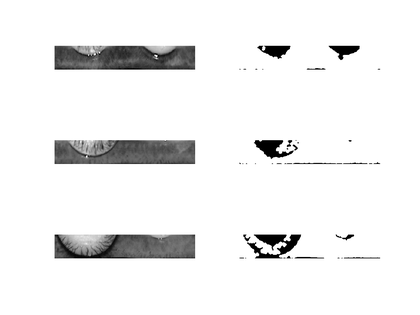
%> input picture error.png, 420 x 315 px, shrunk from 1201 x 901 before the run
$ octave --eval "result = findROI(imread('error.png'));"   (GNU Octave 9; MATLAB toolbox functions it lacks are replaced by stand-ins)
%> lines starting %> are read from the running program, lines starting %| are printed output that depends on the picture; in (x1, y1, x2, y2) boxes, pixels count from 0 and x2, y2 are one past the last pixel; in counts of white or black regions, pixels touching at a corner belong together; the program's own positions count from 1
function ROI = findROI(img)
se = strel('disk',5);
img = ~img;
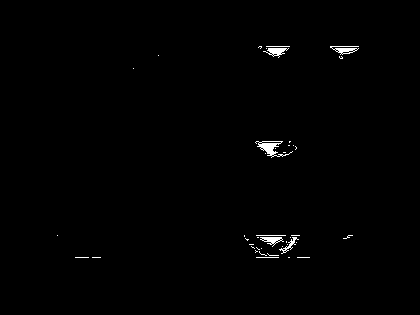
%> img: size 315x420x3 logical; 0.67% white; 42 white regions (34 under 20 px), largest, box (x1, y1, x2, y2) and area: (255, 141, 293, 158) 220, (330, 46, 359, 55) 128, (263, 48, 289, 58) 122
img = imdilate(img,se);
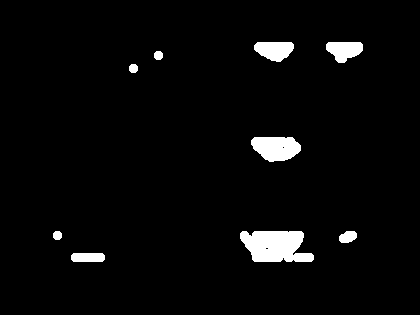
%> img: size 315x420x3 logical; 3.4% white; 9 white regions, largest, box (x1, y1, x2, y2) and area: (240, 231, 314, 262) 1772, (251, 137, 301, 162) 964, (254, 42, 294, 62) 596
% for l=1:2
%> (the run ends here)
